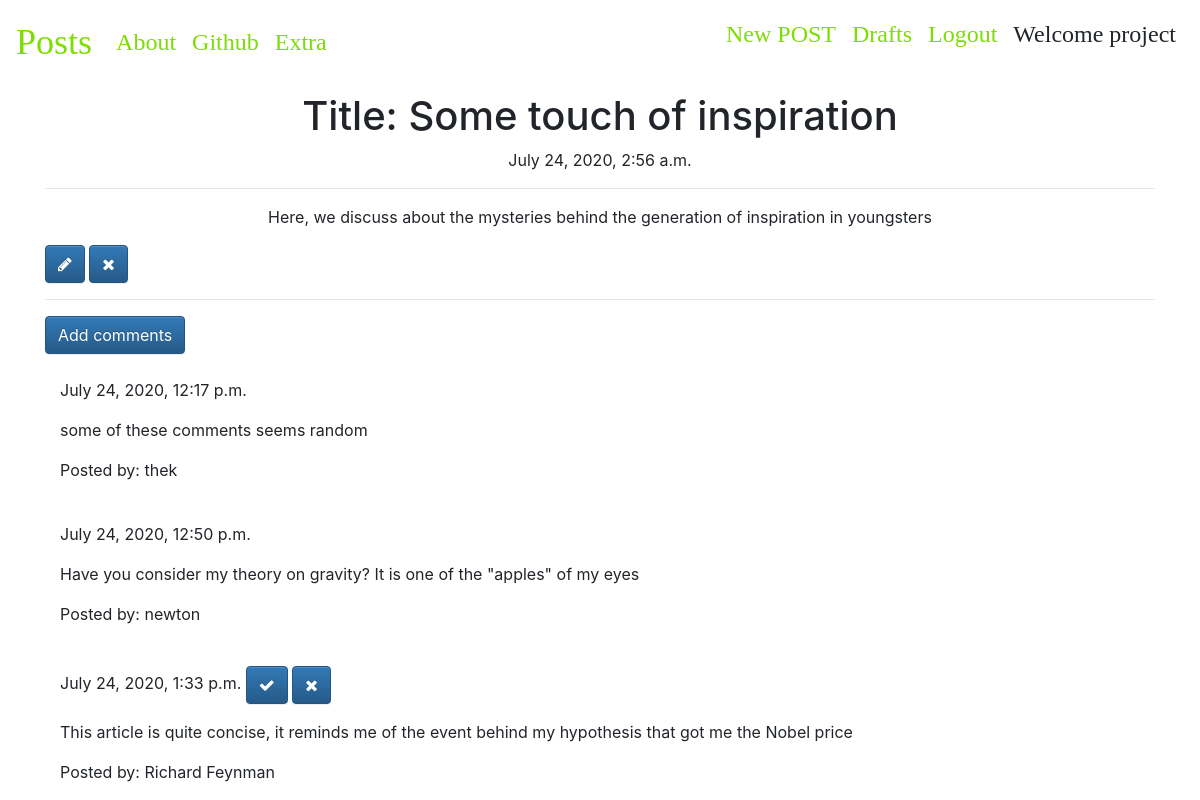
The page /post_detail/4/ (signed in) on the database its author committed.
### blog_app/models.py (models this page shows, shortened)
class Post(models.Model):
    author = models.ForeignKey('auth.User', on_delete = models.CASCADE, default = 'auth.User')
    title = models.CharField(max_length = 54)
    text = models.TextField()
    create_date = models.DateTimeField(default = timezone.now)
    publish_date = models.DateTimeField(blank=True, null = True)

class Comment(models.Model):
    post = models.ForeignKey(Post, related_name = 'comments', on_delete = models.CASCADE)
    author = models.CharField(max_length = 51)
    text = models.TextField()
    create_date = models.DateTimeField(default=timezone.now)
    approved_comment = models.BooleanField(default = False)

### blog_app/views.py (the view)
# urls.py: path('post_detail/<int:pk>/', views.PostDetailView.as_view(), name = 'post_detail'),
class PostDetailView(DetailView):
    model = Post

### blog_app/templates/blog_app/post_detail.html
{%extends 'blog_app/base.html'%}
{% block body_block%}
<div class="postdetailspage">
  <h1 class="posttitle loader centeritem">Title: {{ post.title }}</h1>
  {% if post.publish_date %}
  <div class="postpublishdate centeritem">
    {{post.publish_date}}
  </div>
  {% else %}
    <a class="btn btn-primary" href="{% url 'post_publish' pk=post.pk%}">Publish</a>
  {% endif %}
<hr>
  <div class="centeritem">
    <p>{{post.text|safe|linebreaksbr}}</p>
  </div>
  {% if user.is_authenticated%}
  <a class="btn btn-primary centeritem" href="{% url 'post_edit' pk=post.pk%}">
  <span class="fa fa-pencil"></span>
  </a>
  <a class="btn btn-primary centeritem" href="{% url 'post_delete' pk=post.pk%}">
  <span class="fa fa-remove"></span>
  </a>
  {%endif%}
  <hr>
  <a class="btn btn-primary" href="{% url 'add_comments_to_post' pk=post.pk%}"> Add comments</a>
  <div class="container">
    {%for comment in post.comments.all%}
    <br>
      {%if user.is_authenticated or comment.approve_comment%}
        {{comment.create_date}}
        {% if not comment.approved_comment%}
          <a class="btn btn-primary" href="{% url 'comment_approve' pk=comment.pk%}">
          <span class="fa fa-check"></span>
          </a>
          <a class="btn btn-primary" href="{% url 'comment_delete' pk=comment.pk%}">
          <span class="fa fa-remove"></span>
          </a>
        {%endif%}
      {%endif%}
      <p>{{comment.text|safe|linebreaks}}</p>
      <p>Posted by: {{comment.author}}</p>
      {%empty%}
      <p>No comments </p>
    {%endfor%}
  </div>
</div>
{% endblock %}

### blog_app/templates/blog_app/base.html (shortened to what this page needs)
<!DOCTYPE html>
{% load static %}
<html lang="en" dir="ltr">
  <head>
    <link rel="stylesheet" href="https://stackpath.bootstrapcdn.com/bootstrap/4.5.0/css/bootstrap.min.css">
      <link rel="stylesheet" href="https://maxcdn.bootstrapcdn.com/bootstrap/3.3.7/css/bootstrap-theme.min.css">
      <link href="https://maxcdn.bootstrapcdn.com/font-awesome/4.7.0/css/font-awesome.min.css" rel="stylesheet">
    <link rel="stylesheet" href="//cdn.jsdelivr.net/npm/medium-editor@latest/dist/css/medium-editor.min.css" type="text/css" media="screen" charset="utf-8">
    <link rel="stylesheet" href="{% static "css/blog.css"%}">
  </head>
  <body>
    <nav class="navbar navbar-expand-lg  techfont">
      <a class="navbar-brand bigbrand" href="{% url "post_list"%}" >Posts</a>
        <div class="collapse navbar-collapse" id="navbarSupportedContent">
          <ul class="navbar-nav mr-auto">
            <li class="nav-item active">
              <a class="nav-link" href="{%url "about"%}">About <span class="sr-only">(current)</span></a>
            </li>
            <li class="nav-item active">
              <a class="nav-link" href="https://github.com/oluwatobi1">Github <span class="sr-only">(current)</span></a>
            </li><li class="nav-item active">
              <a class="nav-link" href="{%url "about"%}">Extra <span class="sr-only">(current)</span></a>
            </li>
          </ul>
          <ul class="navbar-nav nav_right ">
            {% if user.is_authenticated %}
            <li class="nav-item active">
              <a class="nav-link" href="{%url "post_new"%}">New POST <span class="sr-only">(current)</span></a>
            </li>
            <li class="nav-item active">
                <a class="nav-link" href="{%url "post_draft"%}">Drafts <span class="sr-only">(current)</span></a>
              </li>
               <li class="nav-item active">
                  <a class="nav-link" href="{%url "logout"%}">Logout <span class="sr-only">(current)</span></a>
                </li>
                <li class="nav-item active">
                     <p class="nav-link"> Welcome {{user.username}}</p>
                 </li>
            {%else%}
                 <li>
                   <a href="{% url 'login'%}">Login
                      <span class="fa fa-user" aria-hidden="true"></span>
                   </a>
                 </li>
             {%endif%}
          </ul>
      </div>
    </nav>
<div class="container">
  {% block body_block %}
  {% endblock %}
</div>
  </body>
</html>

### blog_app/static/css/blog.css (style rules this page uses)
.techfont { font-family: 'Playfair Display', serif; font-size: 1.5em; margin-bottom: 8px; }
.bigbrand { font-size: 1.5em }
.centeritem { text-align: center; }
.loader { filter:hue-rotate(0deg); color:linear-gradient(45deg,#0f8,#08f); animation:hue 10000ms infinite linear; }
a { display: inline-block; color: #03e9f4; text-decoration: none; transition: 0.5s; overflow: hidden; }
a:nth-child(1) { filter: hue-rotate(270deg); }

### rows shown on the page
Post: title "Some touch of inspiration", publish_date "July 24, 2020, 2:56 a.m.", text "Here, we discuss about the mysteries behind the generation of inspiration in youngsters"
Comment: create_date "July 24, 2020, 12:17 p.m.", text "some of these comments seems random", author "thek"
Comment: create_date "July 24, 2020, 12:50 p.m.", text "Have you consider my theory on gravity? It is one of the \"apples\" of my eyes", author "newton"
Comment: create_date "July 24, 2020, 1:33 p.m.", approved_comment False (drawn), text "This article is quite concise, it reminds me of the event behind my hypothesis that got me the Nobel price", author "Richard Feynman"

### other values the page prints
{{ user.username }} "project"
